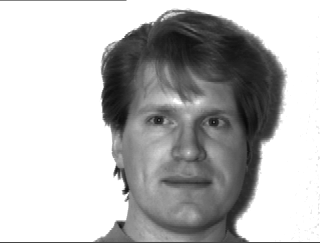
#> input picture week07_ann/face_data/subject01.centerlight.png, 320 x 243 px, found by its file name; its folder holds only this picture in this run
$ jupyter execute --allow-errors week07.ipynb
#> lines starting #> are read from the running program, lines starting #| are printed output that depends on the picture
#### Example 3. Facial States

[cell 1]
'''
prob: identify 11 different facial states
data: 165 images, of 15 people, each with 11 different states/emotions
'''

##### 1. Read and display a sample image

[cell 2]
import numpy as np
import cv2
import matplotlib.pyplot as plt

# path
path = 'D:\\python\\pyforml\\week07_ann\\face_data\\'

ids = range(1, 16) # 15 people
states = ['centerlight', 'glasses', 'happy', 'leftlight',
          'noglasses', 'normal', 'rightlight','sad',
          'sleepy', 'surprised', 'wink']
prefix = 'subject'
surfix = '.png' # file extension

[cell 3]
# open one picture to get the image's size
fn = prefix + '01.' + states[0] + surfix
im = cv2.imread(path + fn, 0)
#> im is the input picture: shape (243, 320); min 9, max 255, mean 184.5

h = im.shape[0] # height
#> h = 243
w = im.shape[1] # width
#> w = 320

D = h * w
#> D = 77760
N = len(states)*15
print(N, D, h, w)
#| 165 77760 243 320

[cell 4]
X = np.zeros((D, N))

# collect all data
count = 0

# there are 15 people
#> (the rest of this cell did not finish here and is left out)

[cell 5]
print(X.shape)
#| (77760, 165)

##### 2. Dimensionality reduction

[cell 6]
# reduce dimensionality down to d=100
from sklearn.decomposition import PCA

# fit pca model to data
pca = PCA(n_components=100)
X_pca = pca.fit_transform(X.T)
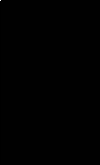
#> X_pca: shape (165, 100) float64; min -342.9, max 56236.6, mean 0; drawn with min black and max white
X_pca.shape
#> Out = (165, 100)

[cell 7]
X_pca[0]
#> Out = 100 values, max 56236.6 at index 0, min -4.39e-13 at index 1, mean 562.4

[cell 8]
# reduce dimensionality down to d=100
from sklearn.decomposition import PCA

# fit pca model to data
pca = PCA(n_components=100)
pca.fit(X.T)

# projection matrix
U = pca.components_.T # orthogoanl bases U
print(U.shape)

[cell 9]
# project X to less-dimention sub-space: Z = U^T . X^
Xhat = np.zeros((D, N))
x_mean = X.mean(1)
for i in range(N):
    Xhat[:,i] = X[:,i] - x_mean[:]

# reduced dim. data Z (project of Xhat onto sub-space by Uk - bases)
Z = U.T.dot(Xhat)
Z.shape
#> Out = (100, 165)

[cell 10]
Z.T[0]
